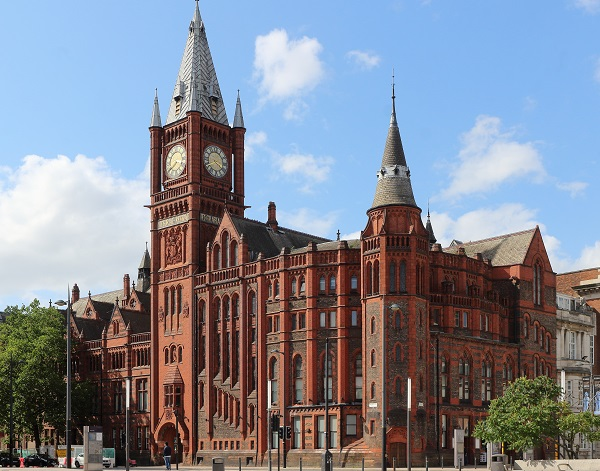
#> input picture victoria.jpg, 600 x 471 px
$ python task2question2.py
#> lines starting #> are read from the running program, lines starting #| are printed output that depends on the picture
import cv2
import matplotlib.pyplot as plt

img1 = cv2.imread("./victoria.jpg")
#> img1 is the input picture: shape (471, 600, 3); mean B, G, R 146.4, 134, 129.3
img2 = cv2.imread("./victoria2.jpg")
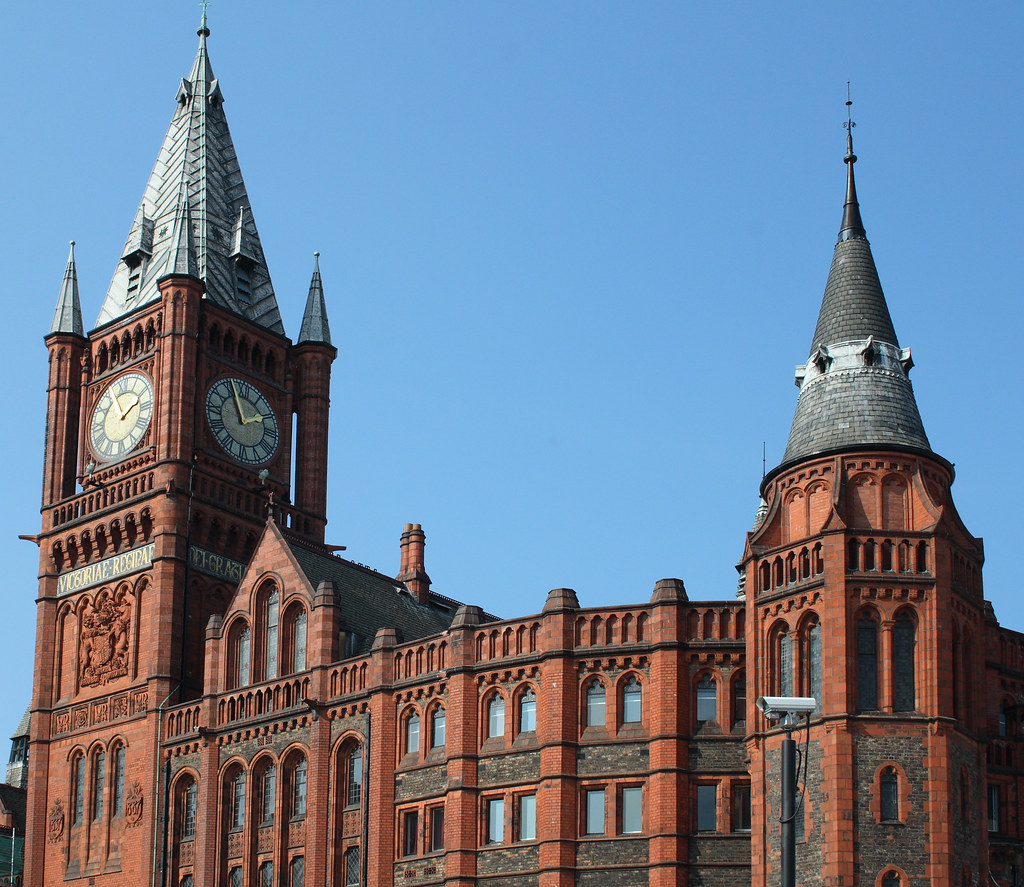
#> input picture victoria2.jpg, 1024 x 887 px
#> img2 is the input picture: shape (887, 1024, 3); mean B, G, R 147.7, 125.8, 108.7

#convert both images to grayscale
img1_gray = cv2.cvtColor(img1, cv2.COLOR_BGR2GRAY)
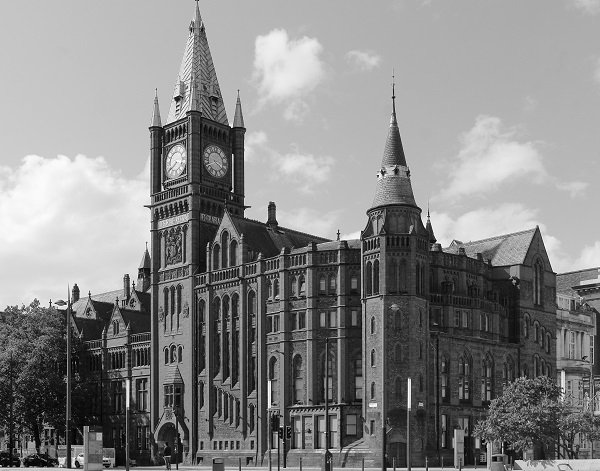
#> img1_gray: shape (471, 600); min 0, max 255, mean 134
img2_gray = cv2.cvtColor(img2, cv2.COLOR_BGR2GRAY)
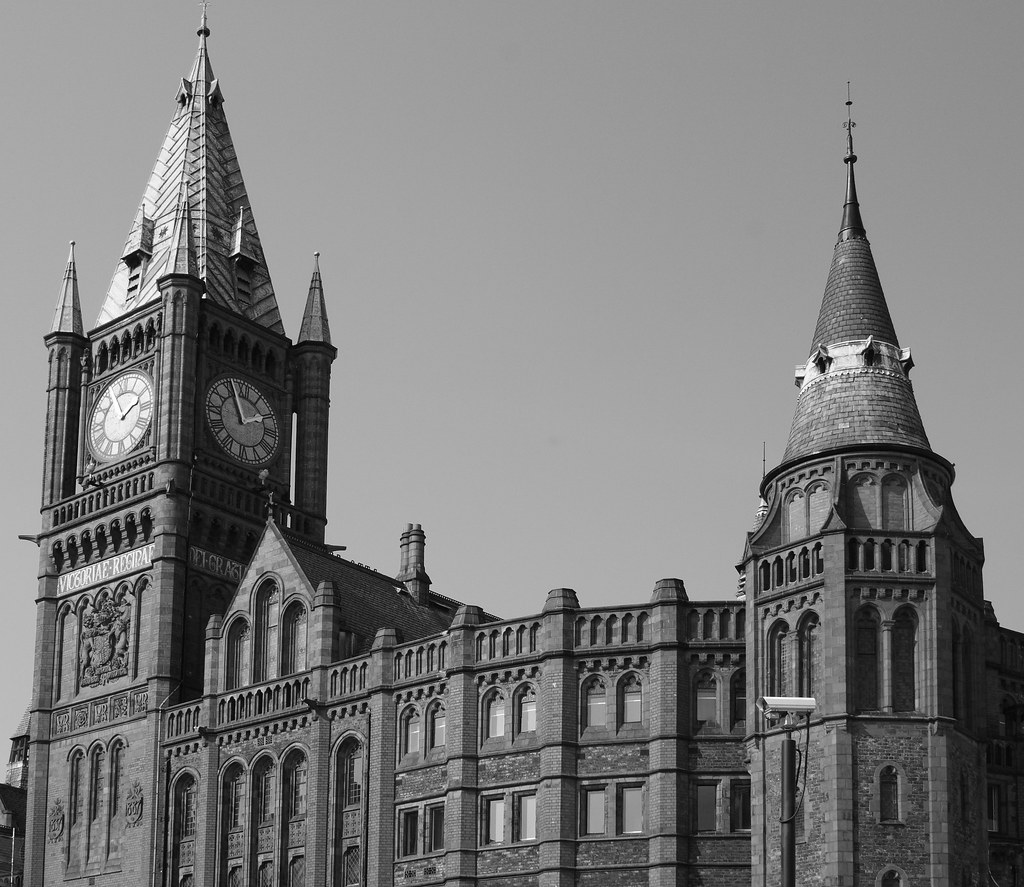
#> img2_gray: shape (887, 1024); min 0, max 255, mean 123.2

#create ORB object
orb = cv2.ORB_create()

# find the keypoints with ORB
img1_key_points = orb.detect(img1_gray,None)
#> img1_key_points = 500 keypoints; strongest (x, y, size): (176, 98, 31), (67, 304, 31), (67, 306, 31), (231, 127, 31)

# show key points on image
key_points_img1 = cv2.drawKeypoints(img1, img1_key_points, None, color=(255,0,0))
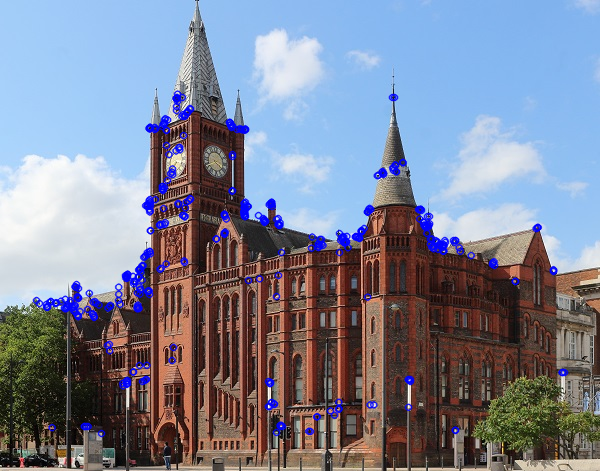
#> key_points_img1: shape (471, 600, 3); mean B, G, R 149.5, 131.2, 126.3
plt.imshow(key_points_img1)
plt.show()

# find the keypoints with ORB
img2_key_points = orb.detect(img2_gray,None)
#> img2_key_points = 500 keypoints; strongest (x, y, size): (202, 278, 31), (203, 297, 31), (204, 280, 31), (159, 294, 31)

# show keypoints on image
key_points_img2 = cv2.drawKeypoints(img2, img2_key_points, None, color=(255,0,0))
plt.imshow(key_points_img2)
plt.show()
